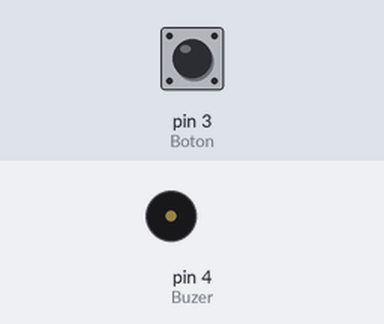
The sketch below on a simulated Arduino Uno, built with avr-gcc and run on an emulated ATmega328P. On the bench: buzzer (waves = sounding, pin HIGH). Inputs (shaded band) come from the test bench; at power-on: pin 3 (Boton) HIGH.

Above: at 1.2 s.
1.3 s: pin 3 (Boton) pulled LOW for 0.15 s
At 1.7 s:
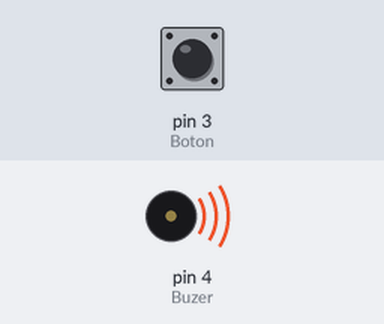
4.3 s: pin 3 (Boton) pulled LOW for 3.2 s
At 6.1 s:
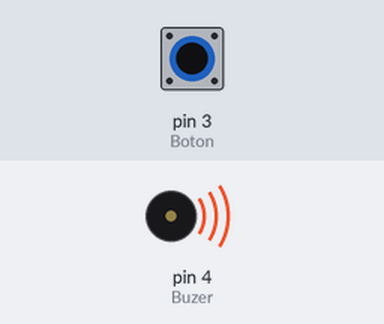
Timing chart, 0 to 10.3 s (numbered marks = the images above; inputs shaded):
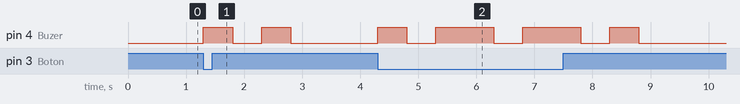

The sketch:

CODIGO_DEL_F.ino
```cpp
int Boton = 3;
int Buzer = 4;
void setup()
{
  pinMode(Boton, INPUT);
  pinMode(Buzer, OUTPUT);
}

void loop()
{
if (digitalRead(Boton) == 0)
{

  digitalWrite(Buzer, 1);
  delay(500);
  digitalWrite(Buzer, 0);
  delay(500);
  digitalWrite(Buzer, 1);
  delay(500);
}

else {

digitalWrite(Buzer, 0);

}


}
```

Measured:
- after the input at 1.3 s, pin 4 (Buzer): alternates HIGH for 0.50 s and LOW for 0.50 s, 4 changes in all, then stays LOW, starting at once
- after the input at 4.3 s, pin 4 (Buzer): LOW → HIGH at once, then repeats every 1.5 s: LOW 0.50 s, HIGH 1.0 s
